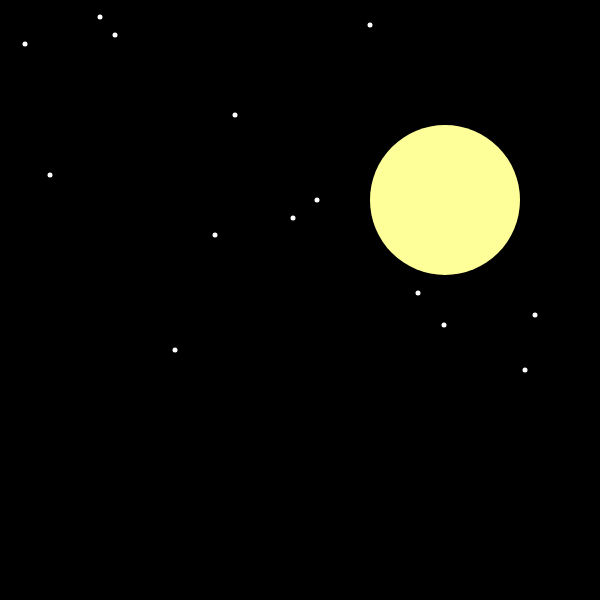
Frame 1 (no input)
Frame 60 (no input): identical to frame 1, image omitted
Frame 120 (the mouse pressed at the canvas centre since frame 60): identical to frame 1, image omitted

The p5.js sketch that drew this single still picture (run headless with seeded random() and noise() and a simulated clock; from frame 60 on, the mouse is pressed at the canvas centre):

// p5.js sketch
// ── sketch.js
/*
uses a function with parameters and arguements
by Daniel Wen
May 15 2017
*/

function setup() {
	createCanvas(600, 600);
}

function draw() {
	background(0);
	moon(445, 200, 150); // draw a moon using the function

	star(370, 25); //draw a star at the location
	star(50, 175);
	star(115, 35);
	star(25, 44);
	star(100, 17);
	star(215, 235);
	star(418, 293);
	star(525, 370);
	star(175, 350);
	star(235, 115);
	star(444, 325);
	star(317, 200);
	star(535, 315);
	star(293, 218);
}


function moon(xloc, yloc, diam) {//the function moon taking the variables xlocation, ylocation, and diameter
	noStroke();//moon has no stroke
	fill(255, 255, 153);//moon is yellow
	ellipse(xloc, yloc, diam); // parameters are passed into ellipse. 
}

function star(xloc, yloc) {//the function star taking the variables xlocation and ylocation
	fill(255);//star is white
	noStroke();
	ellipse(xloc, yloc, 5);//a circle using the parameters but the size is hard set to 5
}
